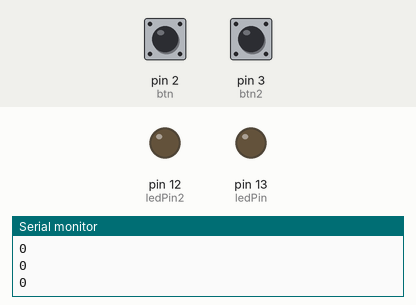
Recording of a sketch running on a simulated Arduino Uno, built with avr-gcc and run on an emulated ATmega328P. Shown: output pins drawn as LEDs (lit = HIGH), the last lines printed to the serial monitor. The inputs (shaded band) are chosen by the test bench; at power-on: pin 2 (btn) LOW, pin 3 (btn2) LOW.

Above: at 1.2 s.
1.3 s: pin 2 (btn) pulled HIGH for 0.15 s
At 1.37 s:
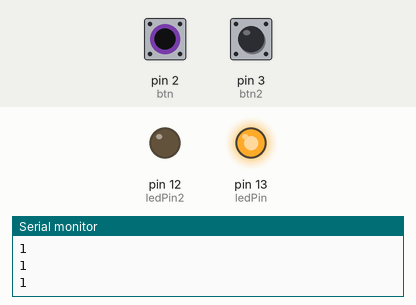
2.9 s: pin 3 (btn2) pulled HIGH for 0.15 s
At 2.97 s:
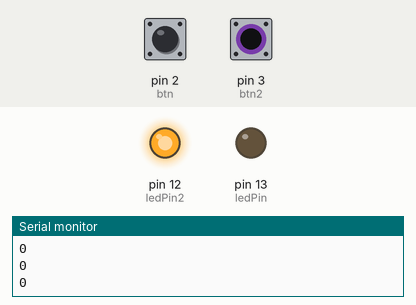
4.5 s: pin 3 (btn2) pulled HIGH for 3.2 s
At 8.9 s:
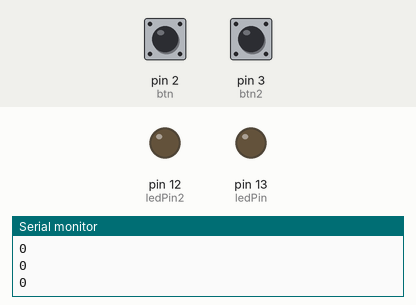
9.2 s: pin 2 (btn) pulled HIGH for 3.2 s
At 9.9 s:
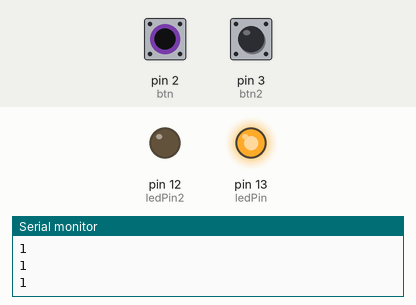
13.9 s: pin 2 (btn) driven HIGH and pin 3 (btn2) driven HIGH
At 14.6 s:
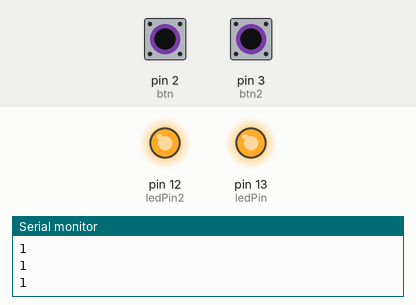
Timing chart, 0 to 16.4 s (numbered marks = the images above; inputs shaded):
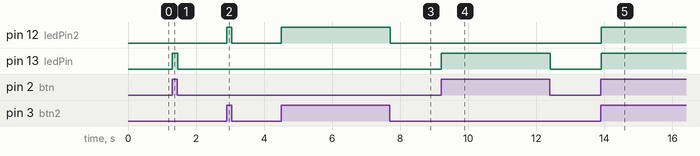

The sketch:

sketch_jun9b.ino
```cpp
// C++
// 조건문
// if(조건식){
// 실행문장1;
//}else{
//실행문장2;
//}


int btn = 2;
int ledPin = 13;
int btn2 = 3;
int ledPin2 = 12;


void setup() {
  // put your setup code here, to run once:
  pinMode(btn, INPUT);
  pinMode(ledPin, OUTPUT);

  pinMode(btn2, INPUT);
  pinMode(ledPin2, OUTPUT);


  // Serial 모니터
  Serial.begin(9600); //baud rate

}

void loop() {

//만약, btnState가 1이라면
// 13번핀에 디지털 신호 1을 보내겠다
// 아니라면, 디지털 신호 0을 보내겠다

  int btnState = digitalRead(btn);
  Serial.println(btnState);

  int btnState2 = digitalRead(btn2);

 // C++ 언어에서 다음과 같은 특지을 가진다
 // true와 false가 들어가야 하는 부부에 1또는 0을 넣어도 됨, 2,3,4 도 1로 인지함


  if(btnState == 1){
   digitalWrite(13, 1);
  }else{
    digitalWrite(13, 0);
  }

  if(btnState2 == 1){
    digitalWrite(12, 1);

  }else{
    digitalWrite(12, 0);


  }
  delay(10); // 0.01초
  // put your main code here, to run repeatedly:

}
```

Measured:
- after the input at 1.3 s, pin 13 (ledPin): LOW → HIGH at once, → LOW 0.15 s later
- after the input at 2.9 s, pin 12 (ledPin2): LOW → HIGH at once, → LOW 0.15 s later
- after the input at 4.5 s, pin 12 (ledPin2): LOW → HIGH at once, → LOW 3.2 s later
- after the input at 9.2 s, pin 13 (ledPin): LOW → HIGH at once, → LOW 3.2 s later
- after the input at 13.9 s, pin 12 (ledPin2), pin 13 (ledPin): LOW → HIGH at once
